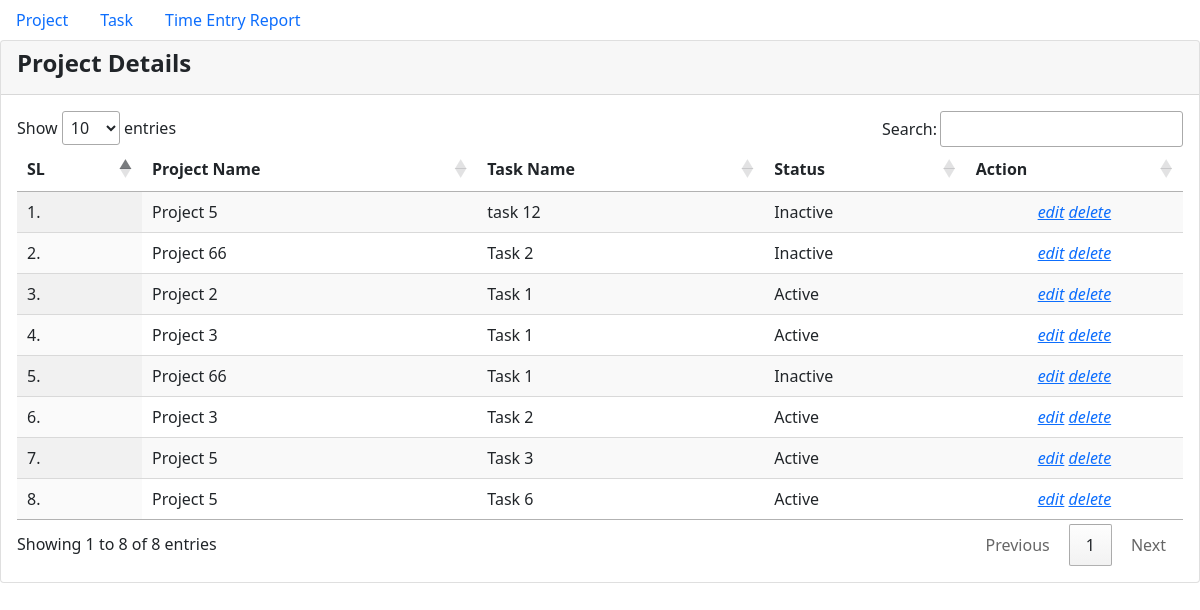
/index.php/welcome/view_task, run on the app's committed database.
### tables this page shows
CREATE TABLE `task` (
  `id` int(11) NOT NULL,
  `taskname` varchar(100) NOT NULL,
  `status` int(11) NOT NULL,
  `project_id` int(11) NOT NULL
);

CREATE TABLE `project` (
  `id` int(11) NOT NULL,
  `name` varchar(100) NOT NULL,
  `status` tinyint(1) NOT NULL
);

### application/controllers/Welcome.php (called while the page is built, shortened)
<?php
class Welcome extends CI_Controller
{
	function __construct()
	{
		$this->load->database();
		$this->load->model('M_project');
	}
	function view_task()
	{
		$data['result'] = $this->M_project->get_full_task();
		$this->load->view('task', $data);
	}
}

### index.php (called while the page is built, shortened)
<?php
require_once BASEPATH.'core/CodeIgniter.php';

### application/models/M_project.php (called while the page is built, shortened)
<?php
class M_project extends CI_Model
{
    function get_full_task()
    {
        $this->db->select('t.*,p.name');
        $this->db->from('task as t');
        $this->db->join('project as p', 'p.id= t.project_id');
        $query = $this->db->get();
        if ($query->num_rows() > 0)
            return $query->result();
    }
}

### application/views/task.php (the view, shortened to what this page needs)
<!DOCTYPE html>
<html lang="en">
<head>
<link href="https://cdn.jsdelivr.net/npm/bootstrap@5.1.3/dist/css/bootstrap.min.css" rel="stylesheet">
<link href="https://cdn.datatables.net/1.11.4/css/jquery.dataTables.min.css" rel="stylesheet">
</head>
<body>
<div class="col-12">
<div class="section-header">
    <nav class="navbar-expand-lg navbar-light">
        <div class="collapse navbar-collapse" id="navbarTogglerDemo01">
            <div class="nav nav-pills">
                <ul class="nav nav-pills">
                    <li class="nav-item">
                        <a class="nav-link" href="<?php echo base_url() . 'index.php/welcome/get_project' ?>">Project</a>
                    </li>
                </ul>
            </div>
            <div class="nav nav-pills">
                <ul class="nav nav-pills">
                    <li class="nav-item">
                        <a class="nav-link" href="<?php echo base_url() . 'index.php/welcome/view_task'  ?>">Task</a>
                    </li>
                </ul>
            </div>
            <div class="nav nav-pills">
                <ul class="nav nav-pills">
                    <li class="nav-item">
                        <a class="nav-link" href="<?php echo base_url() . 'index.php/welcome/get_timeentry'  ?>">Time Entry Report</a>
                    </li>
                </ul>
            </div>
        </div>
    </nav>
</div>
                            <?php if (isset($result)) {
                                ?>
                                <div class="card">
                                    <div class="card-header card-header1">
                                        <h4><b>Project Details</b></h4>
                                    </div>
                                    <div class="card-body">
                                        <table class="display nowrap myTable" style="width: 100%">
                                            <thead>
                                            <tr>
                                                <th>SL</th>
                                                <th>Project Name</th>
                                                <th>Task Name</th>
                                                <th>Status</th>
                                                <th>Action</th>
                                            </tr>
                                            </thead>
                                            <tbody>
                                            <?php
                                            $i = 1;
                                            foreach ($result as $row) {
                                                $status = $row->status;
                                                ?>
                                                <tr>
                                                    <td><?php echo $i; ?>.</td>
                                                    <td><?php echo $row->name; ?></td>
                                                    <td><?php echo $row->taskname; ?></td>
                                                    <td><?php if($status) echo "Active"; else echo "Inactive" ?></td>
                                                    <td align="center">
                                                        <a href="<?php echo base_url(); ?>index.php/welcome/edit_task?id=<?php echo $row->id;?> "
                                                            title="edit">
                                                            <i>edit</i></a>
                                                            <a onclick="confirm('Do you want to delete?')" href="<?php echo base_url(); ?>index.php/welcome/delete_task?id=<?php echo $row->id;?> "
                                                            title="delete">
                                                            <i>delete</i></a>
                                                        </td>
                                                </tr>
                                                <?php
                                                $i++;
                                            }
                                            ?>
                                            </tbody>
                                        </table>
                                    </div>
                                </div>
                            <?php } ?>
                        </div>
</body>
</html>

### data on the page
task: project.name "Project 5", taskname "task 12", status "Inactive"
task: project.name "Project 66", taskname "Task 2", status "Inactive"
task: project.name "Project 2", taskname "Task 1", status "Active"
task: project.name "Project 3", taskname "Task 1", status "Active"
task: project.name "Project 66", taskname "Task 1", status "Inactive"
task: project.name "Project 3", taskname "Task 2", status "Active"
task: project.name "Project 5", taskname "Task 3", status "Active"
task: project.name "Project 5", taskname "Task 6", status "Active"
